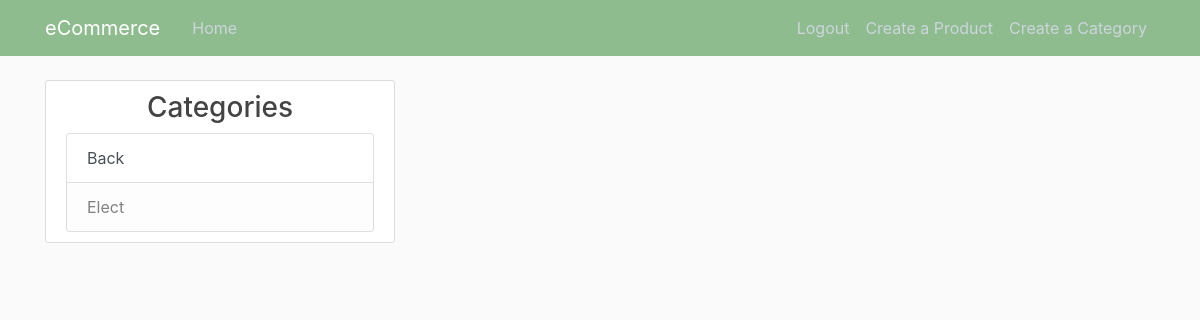
The page /home (signed in) on the database as committed earlier.
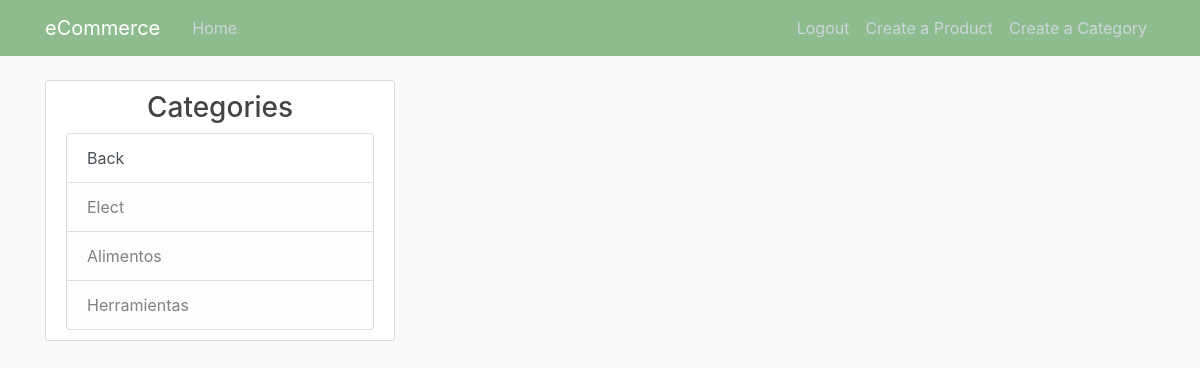
The same page on the database as committed later.
### app_ecommerce/models.py (models this page shows, shortened)
class Category(db.Model):
    id = db.Column(db.Integer, primary_key=True)
    name = db.Column(db.String(20),unique=True,nullable=False)
    image_file = db.Column(db.String(20),nullable=False,default='defaultCategory.jpg')
    parent_category = db.Column(db.Integer, db.ForeignKey('category.id'),nullable=False,default='root')
    products = db.relationship('Product', backref='cate', lazy=True)
    subCategories = db.relationship('Category',backref=db.backref('parent_cat',remote_side='Category.id'),lazy=True)

### app_ecommerce/main/routes.py (the view)
@main.route('/')
@main.route('/home')
def home():
    categories = Category.query.filter_by(parent_category ='root').all()
    return render_template('home.html',categories=categories)

### app_ecommerce/models.py (called while the page is built)
@login_manager.user_loader
def load_user(user_id):
    return User.query.get(int(user_id))

### app_ecommerce/Templates/home.html (shortened to what this page needs)
{% extends 'layout.html' %}
{% block content %}
    <div class="row">
    <div class="col-md-4">
      <div class="content-section">
        <h3 class="text-center">Categories</h3>
        <div class="list-group">
            <a class="list-group-item list-group-item-action list-group-item-link" href="javascript:history.back()"> Back</a>
            {% for cat in categories %}
                {% if cat.subCategories|length > 0 %}
                    <a href="{{url_for('categories.subcategories_for_category',category_id=cat.id)}}" class="list-group-item list-group-item-action list-group-item-light">{{cat.name}}</a>
                {% else %}
                    <a href="{{url_for('categories.products_for_category',category_id=cat.id)}}"
                   class="list-group-item list-group-item-action list-group-item-light">{{cat.name}}</a>
                {% endif %}
            {% endfor %}
          </div>
      </div>
    </div>
    </div>
{% endblock %}

### app_ecommerce/Templates/layout.html (shortened to what this page needs)
<!doctype html>
<html lang="en">
    <link rel="stylesheet" href="https://stackpath.bootstrapcdn.com/bootstrap/4.4.1/css/bootstrap.min.css">
    <link rel="stylesheet" type="text/css" href="{{ url_for('static',filename='main.css')}}">
</head>
<body>
    <header class="site-header">
      <nav class="navbar navbar-expand-md navbar-dark bg-steel fixed-top">
        <div class="container">
          <a class="navbar-brand mr-4" href="/">eCommerce</a>
          <div class="collapse navbar-collapse" id="navbarToggle">
            <div class="navbar-nav mr-auto">
              <a class="nav-item nav-link" href="{{url_for('main.home')}}">Home</a>
            </div>
            <div class="navbar-nav">
                {% if current_user.is_authenticated %}
                    <a class="nav-item nav-link" href="{{url_for('users.logout')}}">Logout</a>
                    <a class="nav-item nav-link" href="{{url_for('products.new_product')}}">Create a Product</a>
                    <a class="nav-item nav-link" href="{{url_for('categories.new_category')}}">Create a Category</a>
                {% else %}
                    <a class="nav-item nav-link" href="{{url_for('users.login')}}">Login</a>
                    <a class="nav-item nav-link" href="{{url_for('users.register')}}">Register as admin</a>
                {% endif %}
            </div>
          </div>
        </div>
      </nav>
    </header>
    <main role="main" class="container">
            {% block content %}{% endblock %}
    </main>
</body>
</html>

### app_ecommerce/static/main.css (style rules this page uses)
body { background: #fafafa; color: #333333; margin-top: 5rem; }
h1, h2, h3, h4, h5, h6 { color: #444444; }
.bg-steel { background-color: darkseagreen; }
.site-header .navbar-nav .nav-link { color: #cbd5db; }
.content-section { background: #ffffff; padding: 10px 20px; border: 1px solid #dddddd; border-radius: 3px; margin-bottom: 20px; }

Rows that differ between the two databases and show on the page:
added Category: name "Alimentos"
added Category: name "Herramientas"
